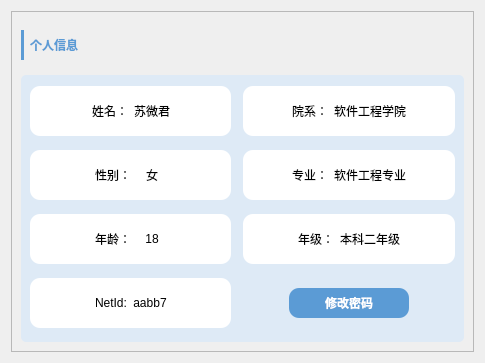
<?xml version="1.0" encoding="UTF-8"?>
<ui version="4.0">
 <class>stu_info</class>
 <widget class="QWidget" name="stu_info">
  <property name="geometry">
   <rect>
    <x>0</x>
    <y>0</y>
    <width>485</width>
    <height>363</height>
   </rect>
  </property>
  <property name="minimumSize">
   <size>
    <width>485</width>
    <height>363</height>
   </size>
  </property>
  <property name="maximumSize">
   <size>
    <width>550</width>
    <height>400</height>
   </size>
  </property>
  <property name="windowTitle">
   <string>Form</string>
  </property>
  <property name="styleSheet">
   <string notr="true"/>
  </property>
  <layout class="QVBoxLayout" name="verticalLayout">
   <item>
    <widget class="QFrame" name="frame">
     <property name="styleSheet">
      <string notr="true"/>
     </property>
     <property name="frameShape">
      <enum>QFrame::StyledPanel</enum>
     </property>
     <property name="frameShadow">
      <enum>QFrame::Raised</enum>
     </property>
     <layout class="QVBoxLayout" name="verticalLayout_2">
      <item>
       <widget class="QWidget" name="widget_3" native="true">
        <property name="sizePolicy">
         <sizepolicy hsizetype="Preferred" vsizetype="Fixed">
          <horstretch>0</horstretch>
          <verstretch>0</verstretch>
         </sizepolicy>
        </property>
        <layout class="QHBoxLayout" name="horizontalLayout_2">
         <property name="leftMargin">
          <number>0</number>
         </property>
         <item>
          <widget class="QLabel" name="label_26">
           <property name="sizePolicy">
            <sizepolicy hsizetype="Fixed" vsizetype="Fixed">
             <horstretch>0</horstretch>
             <verstretch>0</verstretch>
            </sizepolicy>
           </property>
           <property name="minimumSize">
            <size>
             <width>3</width>
             <height>30</height>
            </size>
           </property>
           <property name="maximumSize">
            <size>
             <width>3</width>
             <height>30</height>
            </size>
           </property>
           <property name="styleSheet">
            <string notr="true">background-color:rgb(91, 155, 213);</string>
           </property>
           <property name="text">
            <string/>
           </property>
          </widget>
         </item>
         <item>
          <widget class="QLabel" name="label_8">
           <property name="styleSheet">
            <string notr="true">font: 12pt &quot;Microsoft YaHei UI&quot;;
color:rgb(91, 155, 213);
font-weight:bold;</string>
           </property>
           <property name="text">
            <string>个人信息</string>
           </property>
          </widget>
         </item>
         <item>
          <spacer name="horizontalSpacer">
           <property name="orientation">
            <enum>Qt::Horizontal</enum>
           </property>
           <property name="sizeHint" stdset="0">
            <size>
             <width>356</width>
             <height>20</height>
            </size>
           </property>
          </spacer>
         </item>
        </layout>
       </widget>
      </item>
      <item>
       <widget class="QWidget" name="widget_1" native="true">
        <property name="styleSheet">
         <string notr="true">#widget_1{background-color:rgb(222, 234, 246);border-radius:5px;}</string>
        </property>
        <layout class="QGridLayout" name="gridLayout">
         <property name="spacing">
          <number>12</number>
         </property>
         <item row="0" column="0">
          <widget class="QWidget" name="widget_2" native="true">
           <property name="sizePolicy">
            <sizepolicy hsizetype="Preferred" vsizetype="Fixed">
             <horstretch>0</horstretch>
             <verstretch>0</verstretch>
            </sizepolicy>
           </property>
           <property name="minimumSize">
            <size>
             <width>0</width>
             <height>50</height>
            </size>
           </property>
           <property name="styleSheet">
            <string notr="true">background-color: rgb(255, 255, 255);
border-radius:10px;</string>
           </property>
           <layout class="QHBoxLayout" name="horizontalLayout">
            <item>
             <spacer name="horizontalSpacer_2">
              <property name="orientation">
               <enum>Qt::Horizontal</enum>
              </property>
              <property name="sizeType">
               <enum>QSizePolicy::Expanding</enum>
              </property>
              <property name="sizeHint" stdset="0">
               <size>
                <width>36</width>
                <height>20</height>
               </size>
              </property>
             </spacer>
            </item>
            <item>
             <widget class="QLabel" name="label">
              <property name="sizePolicy">
               <sizepolicy hsizetype="Fixed" vsizetype="Fixed">
                <horstretch>0</horstretch>
                <verstretch>0</verstretch>
               </sizepolicy>
              </property>
              <property name="styleSheet">
               <string notr="true">font: 10pt &quot;Microsoft YaHei UI&quot;;</string>
              </property>
              <property name="text">
               <string>姓名：</string>
              </property>
             </widget>
            </item>
            <item>
             <widget class="QLabel" name="lbl_name">
              <property name="sizePolicy">
               <sizepolicy hsizetype="Preferred" vsizetype="Preferred">
                <horstretch>0</horstretch>
                <verstretch>0</verstretch>
               </sizepolicy>
              </property>
              <property name="minimumSize">
               <size>
                <width>30</width>
                <height>0</height>
               </size>
              </property>
              <property name="maximumSize">
               <size>
                <width>100</width>
                <height>16777215</height>
               </size>
              </property>
              <property name="styleSheet">
               <string notr="true">font: 10pt &quot;Microsoft YaHei UI&quot;;</string>
              </property>
              <property name="text">
               <string>苏微君</string>
              </property>
              <property name="alignment">
               <set>Qt::AlignCenter</set>
              </property>
             </widget>
            </item>
            <item>
             <spacer name="horizontalSpacer_3">
              <property name="orientation">
               <enum>Qt::Horizontal</enum>
              </property>
              <property name="sizeType">
               <enum>QSizePolicy::Expanding</enum>
              </property>
              <property name="sizeHint" stdset="0">
               <size>
                <width>35</width>
                <height>20</height>
               </size>
              </property>
             </spacer>
            </item>
           </layout>
          </widget>
         </item>
         <item row="0" column="1">
          <widget class="QWidget" name="widget_4" native="true">
           <property name="minimumSize">
            <size>
             <width>150</width>
             <height>30</height>
            </size>
           </property>
           <property name="styleSheet">
            <string notr="true">background-color: rgb(255, 255, 255);
border-radius:10px;</string>
           </property>
           <layout class="QHBoxLayout" name="horizontalLayout_3">
            <item>
             <spacer name="horizontalSpacer_4">
              <property name="orientation">
               <enum>Qt::Horizontal</enum>
              </property>
              <property name="sizeType">
               <enum>QSizePolicy::Preferred</enum>
              </property>
              <property name="sizeHint" stdset="0">
               <size>
                <width>40</width>
                <height>20</height>
               </size>
              </property>
             </spacer>
            </item>
            <item>
             <widget class="QLabel" name="label_2">
              <property name="sizePolicy">
               <sizepolicy hsizetype="Fixed" vsizetype="Fixed">
                <horstretch>0</horstretch>
                <verstretch>0</verstretch>
               </sizepolicy>
              </property>
              <property name="styleSheet">
               <string notr="true">font: 10pt &quot;Microsoft YaHei UI&quot;;</string>
              </property>
              <property name="text">
               <string>院系：</string>
              </property>
             </widget>
            </item>
            <item>
             <widget class="QLabel" name="lbl_academy">
              <property name="sizePolicy">
               <sizepolicy hsizetype="Preferred" vsizetype="Preferred">
                <horstretch>0</horstretch>
                <verstretch>0</verstretch>
               </sizepolicy>
              </property>
              <property name="minimumSize">
               <size>
                <width>30</width>
                <height>0</height>
               </size>
              </property>
              <property name="maximumSize">
               <size>
                <width>100</width>
                <height>16777215</height>
               </size>
              </property>
              <property name="styleSheet">
               <string notr="true">font: 10pt &quot;Microsoft YaHei UI&quot;;</string>
              </property>
              <property name="text">
               <string>软件工程学院</string>
              </property>
              <property name="alignment">
               <set>Qt::AlignCenter</set>
              </property>
             </widget>
            </item>
            <item>
             <spacer name="horizontalSpacer_5">
              <property name="orientation">
               <enum>Qt::Horizontal</enum>
              </property>
              <property name="sizeType">
               <enum>QSizePolicy::Preferred</enum>
              </property>
              <property name="sizeHint" stdset="0">
               <size>
                <width>40</width>
                <height>20</height>
               </size>
              </property>
             </spacer>
            </item>
           </layout>
          </widget>
         </item>
         <item row="1" column="0">
          <widget class="QWidget" name="widget_5" native="true">
           <property name="sizePolicy">
            <sizepolicy hsizetype="Preferred" vsizetype="Fixed">
             <horstretch>0</horstretch>
             <verstretch>0</verstretch>
            </sizepolicy>
           </property>
           <property name="minimumSize">
            <size>
             <width>150</width>
             <height>50</height>
            </size>
           </property>
           <property name="styleSheet">
            <string notr="true">background-color: rgb(255, 255, 255);
border-radius:10px;</string>
           </property>
           <layout class="QHBoxLayout" name="horizontalLayout_4">
            <item>
             <spacer name="horizontalSpacer_6">
              <property name="orientation">
               <enum>Qt::Horizontal</enum>
              </property>
              <property name="sizeHint" stdset="0">
               <size>
                <width>40</width>
                <height>20</height>
               </size>
              </property>
             </spacer>
            </item>
            <item>
             <widget class="QLabel" name="label_3">
              <property name="sizePolicy">
               <sizepolicy hsizetype="Fixed" vsizetype="Fixed">
                <horstretch>0</horstretch>
                <verstretch>0</verstretch>
               </sizepolicy>
              </property>
              <property name="styleSheet">
               <string notr="true">font: 10pt &quot;Microsoft YaHei UI&quot;;</string>
              </property>
              <property name="text">
               <string>性别：</string>
              </property>
             </widget>
            </item>
            <item>
             <widget class="QLabel" name="lbl_gender">
              <property name="sizePolicy">
               <sizepolicy hsizetype="Preferred" vsizetype="Preferred">
                <horstretch>0</horstretch>
                <verstretch>0</verstretch>
               </sizepolicy>
              </property>
              <property name="minimumSize">
               <size>
                <width>30</width>
                <height>0</height>
               </size>
              </property>
              <property name="maximumSize">
               <size>
                <width>100</width>
                <height>16777215</height>
               </size>
              </property>
              <property name="styleSheet">
               <string notr="true">font: 10pt &quot;Microsoft YaHei UI&quot;;</string>
              </property>
              <property name="text">
               <string>女</string>
              </property>
              <property name="alignment">
               <set>Qt::AlignCenter</set>
              </property>
             </widget>
            </item>
            <item>
             <spacer name="horizontalSpacer_7">
              <property name="orientation">
               <enum>Qt::Horizontal</enum>
              </property>
              <property name="sizeHint" stdset="0">
               <size>
                <width>40</width>
                <height>20</height>
               </size>
              </property>
             </spacer>
            </item>
           </layout>
          </widget>
         </item>
         <item row="1" column="1">
          <widget class="QWidget" name="widget_6" native="true">
           <property name="minimumSize">
            <size>
             <width>150</width>
             <height>30</height>
            </size>
           </property>
           <property name="styleSheet">
            <string notr="true">background-color: rgb(255, 255, 255);
border-radius:10px;</string>
           </property>
           <layout class="QHBoxLayout" name="horizontalLayout_5">
            <item>
             <spacer name="horizontalSpacer_8">
              <property name="orientation">
               <enum>Qt::Horizontal</enum>
              </property>
              <property name="sizeHint" stdset="0">
               <size>
                <width>40</width>
                <height>20</height>
               </size>
              </property>
             </spacer>
            </item>
            <item>
             <widget class="QLabel" name="label_4">
              <property name="sizePolicy">
               <sizepolicy hsizetype="Fixed" vsizetype="Fixed">
                <horstretch>0</horstretch>
                <verstretch>0</verstretch>
               </sizepolicy>
              </property>
              <property name="styleSheet">
               <string notr="true">font: 10pt &quot;Microsoft YaHei UI&quot;;</string>
              </property>
              <property name="text">
               <string>专业：</string>
              </property>
             </widget>
            </item>
            <item>
             <widget class="QLabel" name="lbl_major">
              <property name="sizePolicy">
               <sizepolicy hsizetype="Preferred" vsizetype="Preferred">
                <horstretch>0</horstretch>
                <verstretch>0</verstretch>
               </sizepolicy>
              </property>
              <property name="minimumSize">
               <size>
                <width>30</width>
                <height>0</height>
               </size>
              </property>
              <property name="maximumSize">
               <size>
                <width>100</width>
                <height>16777215</height>
               </size>
              </property>
              <property name="styleSheet">
               <string notr="true">font: 10pt &quot;Microsoft YaHei UI&quot;;</string>
              </property>
              <property name="text">
               <string>软件工程专业</string>
              </property>
              <property name="alignment">
               <set>Qt::AlignCenter</set>
              </property>
             </widget>
            </item>
            <item>
             <spacer name="horizontalSpacer_9">
              <property name="orientation">
               <enum>Qt::Horizontal</enum>
              </property>
              <property name="sizeHint" stdset="0">
               <size>
                <width>40</width>
                <height>20</height>
               </size>
              </property>
             </spacer>
            </item>
           </layout>
          </widget>
         </item>
         <item row="2" column="0">
          <widget class="QWidget" name="widget_7" native="true">
           <property name="sizePolicy">
            <sizepolicy hsizetype="Preferred" vsizetype="Fixed">
             <horstretch>0</horstretch>
             <verstretch>0</verstretch>
            </sizepolicy>
           </property>
           <property name="minimumSize">
            <size>
             <width>150</width>
             <height>50</height>
            </size>
           </property>
           <property name="styleSheet">
            <string notr="true">background-color: rgb(255, 255, 255);
border-radius:10px;</string>
           </property>
           <layout class="QHBoxLayout" name="horizontalLayout_6">
            <item>
             <spacer name="horizontalSpacer_10">
              <property name="orientation">
               <enum>Qt::Horizontal</enum>
              </property>
              <property name="sizeHint" stdset="0">
               <size>
                <width>40</width>
                <height>20</height>
               </size>
              </property>
             </spacer>
            </item>
            <item>
             <widget class="QLabel" name="label_5">
              <property name="sizePolicy">
               <sizepolicy hsizetype="Fixed" vsizetype="Fixed">
                <horstretch>0</horstretch>
                <verstretch>0</verstretch>
               </sizepolicy>
              </property>
              <property name="styleSheet">
               <string notr="true">font: 10pt &quot;Microsoft YaHei UI&quot;;</string>
              </property>
              <property name="text">
               <string>年龄：</string>
              </property>
             </widget>
            </item>
            <item>
             <widget class="QLabel" name="lbl_age">
              <property name="sizePolicy">
               <sizepolicy hsizetype="Preferred" vsizetype="Preferred">
                <horstretch>0</horstretch>
                <verstretch>0</verstretch>
               </sizepolicy>
              </property>
              <property name="minimumSize">
               <size>
                <width>30</width>
                <height>0</height>
               </size>
              </property>
              <property name="maximumSize">
               <size>
                <width>100</width>
                <height>16777215</height>
               </size>
              </property>
              <property name="styleSheet">
               <string notr="true">font: 10pt &quot;Microsoft YaHei UI&quot;;</string>
              </property>
              <property name="text">
               <string>18</string>
              </property>
              <property name="alignment">
               <set>Qt::AlignCenter</set>
              </property>
             </widget>
            </item>
            <item>
             <spacer name="horizontalSpacer_11">
              <property name="orientation">
               <enum>Qt::Horizontal</enum>
              </property>
              <property name="sizeHint" stdset="0">
               <size>
                <width>40</width>
                <height>20</height>
               </size>
              </property>
             </spacer>
            </item>
           </layout>
          </widget>
         </item>
         <item row="2" column="1">
          <widget class="QWidget" name="widget_8" native="true">
           <property name="minimumSize">
            <size>
             <width>150</width>
             <height>30</height>
            </size>
           </property>
           <property name="styleSheet">
            <string notr="true">background-color: rgb(255, 255, 255);
border-radius:10px;</string>
           </property>
           <layout class="QHBoxLayout" name="horizontalLayout_7">
            <item>
             <spacer name="horizontalSpacer_12">
              <property name="orientation">
               <enum>Qt::Horizontal</enum>
              </property>
              <property name="sizeHint" stdset="0">
               <size>
                <width>40</width>
                <height>20</height>
               </size>
              </property>
             </spacer>
            </item>
            <item>
             <widget class="QLabel" name="label_6">
              <property name="sizePolicy">
               <sizepolicy hsizetype="Fixed" vsizetype="Fixed">
                <horstretch>0</horstretch>
                <verstretch>0</verstretch>
               </sizepolicy>
              </property>
              <property name="styleSheet">
               <string notr="true">font: 10pt &quot;Microsoft YaHei UI&quot;;</string>
              </property>
              <property name="text">
               <string>年级：</string>
              </property>
             </widget>
            </item>
            <item>
             <widget class="QLabel" name="lbl_grade">
              <property name="sizePolicy">
               <sizepolicy hsizetype="Preferred" vsizetype="Preferred">
                <horstretch>0</horstretch>
                <verstretch>0</verstretch>
               </sizepolicy>
              </property>
              <property name="minimumSize">
               <size>
                <width>30</width>
                <height>0</height>
               </size>
              </property>
              <property name="maximumSize">
               <size>
                <width>100</width>
                <height>16777215</height>
               </size>
              </property>
              <property name="styleSheet">
               <string notr="true">font: 10pt &quot;Microsoft YaHei UI&quot;;</string>
              </property>
              <property name="text">
               <string>本科二年级</string>
              </property>
              <property name="alignment">
               <set>Qt::AlignCenter</set>
              </property>
             </widget>
            </item>
            <item>
             <spacer name="horizontalSpacer_13">
              <property name="orientation">
               <enum>Qt::Horizontal</enum>
              </property>
              <property name="sizeHint" stdset="0">
               <size>
                <width>40</width>
                <height>20</height>
               </size>
              </property>
             </spacer>
            </item>
           </layout>
          </widget>
         </item>
         <item row="3" column="0">
          <widget class="QWidget" name="widget_9" native="true">
           <property name="minimumSize">
            <size>
             <width>150</width>
             <height>50</height>
            </size>
           </property>
           <property name="styleSheet">
            <string notr="true">background-color: rgb(255, 255, 255);
border-radius:10px;</string>
           </property>
           <layout class="QHBoxLayout" name="horizontalLayout_8">
            <item>
             <spacer name="horizontalSpacer_14">
              <property name="orientation">
               <enum>Qt::Horizontal</enum>
              </property>
              <property name="sizeHint" stdset="0">
               <size>
                <width>40</width>
                <height>20</height>
               </size>
              </property>
             </spacer>
            </item>
            <item>
             <widget class="QLabel" name="label_7">
              <property name="sizePolicy">
               <sizepolicy hsizetype="Fixed" vsizetype="Fixed">
                <horstretch>0</horstretch>
                <verstretch>0</verstretch>
               </sizepolicy>
              </property>
              <property name="styleSheet">
               <string notr="true">font: 10pt &quot;Microsoft YaHei UI&quot;;</string>
              </property>
              <property name="text">
               <string>NetId:</string>
              </property>
             </widget>
            </item>
            <item>
             <widget class="QLabel" name="lbl_netid">
              <property name="sizePolicy">
               <sizepolicy hsizetype="Preferred" vsizetype="Preferred">
                <horstretch>0</horstretch>
                <verstretch>0</verstretch>
               </sizepolicy>
              </property>
              <property name="minimumSize">
               <size>
                <width>30</width>
                <height>0</height>
               </size>
              </property>
              <property name="maximumSize">
               <size>
                <width>100</width>
                <height>16777215</height>
               </size>
              </property>
              <property name="styleSheet">
               <string notr="true">font: 10pt &quot;Microsoft YaHei UI&quot;;</string>
              </property>
              <property name="text">
               <string>aabb7</string>
              </property>
              <property name="alignment">
               <set>Qt::AlignCenter</set>
              </property>
             </widget>
            </item>
            <item>
             <spacer name="horizontalSpacer_15">
              <property name="orientation">
               <enum>Qt::Horizontal</enum>
              </property>
              <property name="sizeHint" stdset="0">
               <size>
                <width>40</width>
                <height>20</height>
               </size>
              </property>
             </spacer>
            </item>
           </layout>
          </widget>
         </item>
         <item row="3" column="1" alignment="Qt::AlignHCenter">
          <widget class="QPushButton" name="btn_changepwd">
           <property name="sizePolicy">
            <sizepolicy hsizetype="Fixed" vsizetype="Fixed">
             <horstretch>0</horstretch>
             <verstretch>0</verstretch>
            </sizepolicy>
           </property>
           <property name="minimumSize">
            <size>
             <width>120</width>
             <height>30</height>
            </size>
           </property>
           <property name="maximumSize">
            <size>
             <width>120</width>
             <height>30</height>
            </size>
           </property>
           <property name="cursor">
            <cursorShape>OpenHandCursor</cursorShape>
           </property>
           <property name="styleSheet">
            <string notr="true">background-color:rgb(91, 155, 213);
color:rgb(255, 255, 255);
font: 11pt &quot;幼圆&quot;;
font-weight: bold;
border-radius: 10px; </string>
           </property>
           <property name="text">
            <string>修改密码</string>
           </property>
          </widget>
         </item>
        </layout>
       </widget>
      </item>
     </layout>
    </widget>
   </item>
  </layout>
 </widget>
 <resources/>
 <connections/>
</ui>
